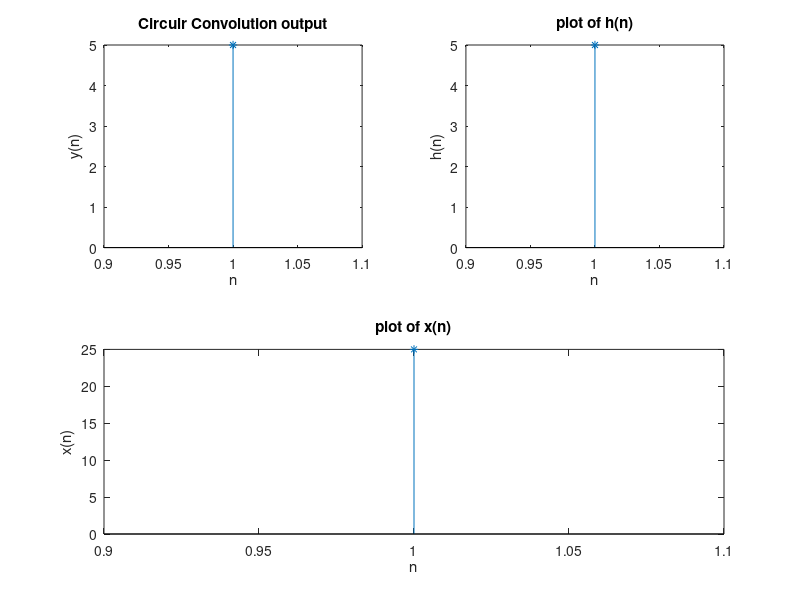

The MATLAB script that drew this image:
clc;
close all;
clear all;

xn = input('Enter the first sequence : ');
hn = input('Enter the second sequnce : ');
l1 = length(xn); % length of first sequence 
l2 = length(hn); % length of second sequence 
N = max(l1,l2); % Define the length of the output 
xn = [xn, zeros(1,N-l1)]; % zero padding is done to make l1=l2. 
hn = [hn, zeros(1,N-l2)];

xk = zeros(1, N);
for n = 0:N-1
    for k = 0:N-1
        xk(n+1)= xk(n+1) + (xn(k+1)*exp((-i*2*pi*n*k)/N));
    end;
end;
hk = zeros(1, N);
for n = 0:N-1
    for k = 0:N-1
        hk(n+1)= hk(n+1) + (hn(k+1)*exp((-i*2*pi*n*k)/N));
    end;
end;
yk = xk.*hk;

N = length(yk);
yn = zeros(1, N);
for n = 0:N-1
    for k = 0:N-1
        yn(n+1)= yn(n+1) + ((1/N)*(yk(k+1)*exp(((1i)*2*pi*n*k)/N)));
    end;
end;
%yn = ifft(yk, N);
disp('Circular convolution of x(n) and h(n) = ');
disp(yn);

subplot(2,1,2);
stem(real(yn), '*');
xlabel('n');
ylabel('x(n)');
title('plot of x(n)');

subplot(2,2,2);
stem(hn, '*');
xlabel('n');
ylabel('h(n)');
title('plot of h(n)');

subplot(2,2,1);
stem(xn, '*');
xlabel('n');
ylabel('y(n)');
title('Circulr Convolution output');